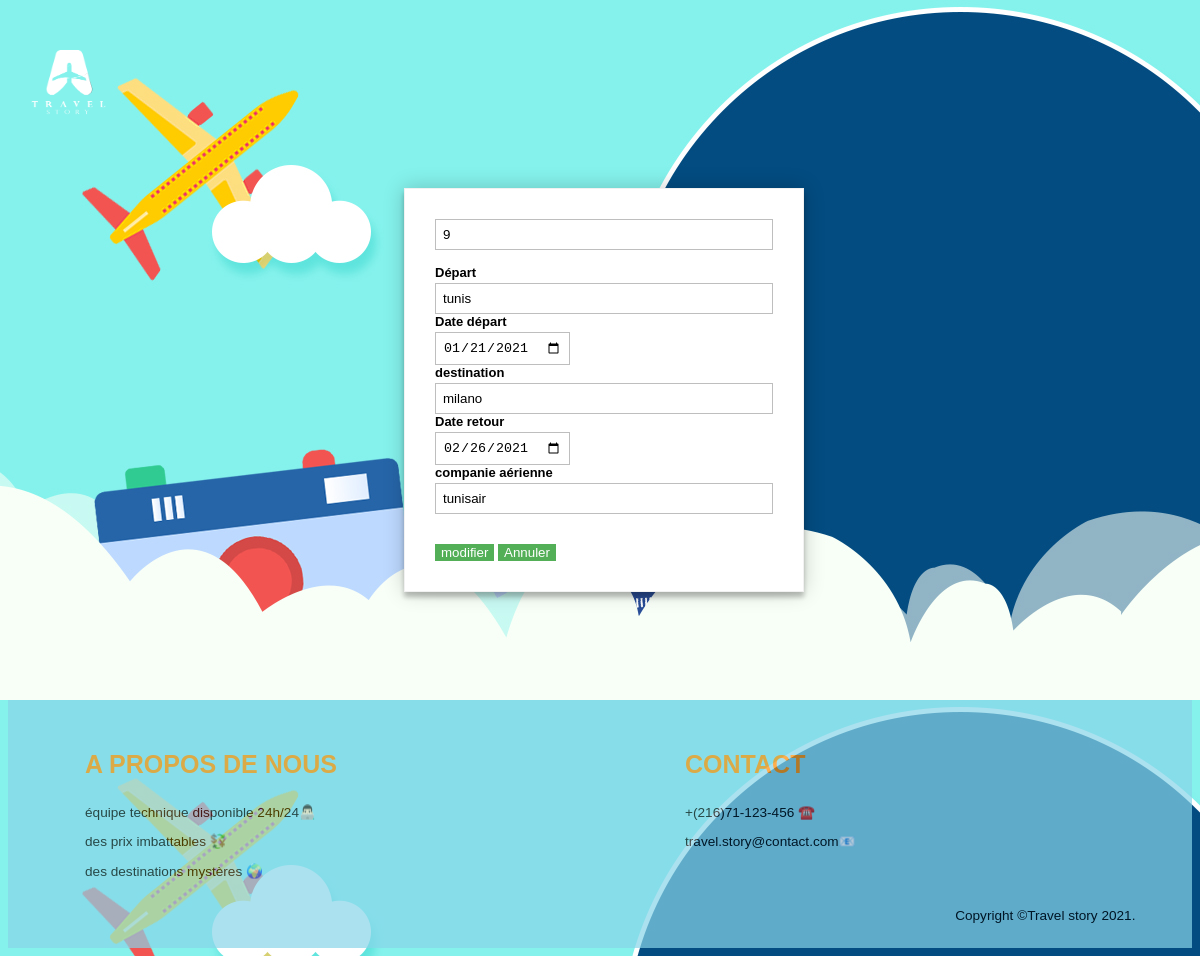
The page /php/update_vols.php?numVol=9 on the database its author committed.
### tables this page shows
CREATE TABLE `vols` (
  `id` int(11) NOT NULL,
  `depart` varchar(50) NOT NULL,
  `date_depart` date NOT NULL,
  `destination` varchar(50) NOT NULL,
  `date_retour` date NOT NULL,
  `compagnie` varchar(20) NOT NULL
);

### php/update_vols.php (the view, shortened to what this page needs)
<?php
$objetPdo = new PDO('mysql:host=localhost;dbname=travel_story','root','');
$pdoStat = $objetPdo->prepare("SELECT * FROM vols WHERE id= :num");
$pdoStat->bindValue(':num',$_GET['numVol'],PDO::PARAM_INT);
$executeIsOk= $pdoStat->execute();
$vols = $pdoStat->fetch();
?>
<!DOCTYPE html>
<html lang="en">
<head>
    <link rel="stylesheet" href="../assets/css/dashboard.css">
</head>
<body>
    <nav>
    <a href="dashboard.php"><img src="../assets/images/logo.png" alt="logo" class="logo" height="150" width="120"></a>
    </nav>
<h1 id="vol">modifier Vol </h1>
<br>
      <div class="form-style-1" id="vols">
            <form action="modifiervol.php" method="POST" >
<div>
<input type="text" name="numVol" value="<?=$vols['id'];?>">
</div>
<div>
<br>
                <label for="depart" ><b>Départ</b></label>
                <input type="text" name="depart" value="<?=$vols['depart'];?>">
</div>
<div>
                <label for="date_depart" ><b>Date départ</b></label>
                <input type="date" name="date_depart" value="<?=$vols['date_depart'];?>">
</div>
<div>
                <label for="destination" ><b>destination</b></label>
                <input type="text" name="destination" value="<?=$vols['destination'];?>">
</div>
<div>
                <label for="date_retour" ><b>Date retour</b></label>
                <input type="date" name="date_retour" value="<?=$vols['date_retour'];?>">
</div>
<div>
                <label for="compagnie"><b>companie aérienne</b></label>
                <input type="text" name="compagnie" value="<?=$vols['compagnie'];?>">
</div>
<br>
<br>
                <button type="submit">modifier</button>
                <button type="reset">Annuler</button>
            </form>
            </div>
    <?php include 'footer.php' ?>
</body>
</html>

### assets/css/dashboard.css (style rules this page uses)
body { background-image: url('../images/travel_agency.jpg'); background-attachment: fixed; }
nav a { text-decoration: none; color: aliceblue; }
a { color: rgb(255, 17, 0); text-decoration: none; }
h1 { text-align: center; color: darkblue; font-family: "Lucida Sans Unicode", "Lucida Grande", Sans-Serif; }
#vols { display: flex; align-items: center; justify-content: center; height: 200px; }
#vols button { background-color: #53af57; color: white; border: none; cursor: pointer; }
body { font-family: Arial, sans-serif; }
.form-style-1 { margin:10px auto; max-width: 400px; padding: 20px 12px 10px 20px; font: 13px "Lucida Sans Unicode", "Lucida Grande", sans-serif; }
.form-style-1 label { margin:0 0 3px 0; padding:0px; display:block; font-weight: bold; }
.form-style-1 input[type=text], .form-style-1 input[type=date], .form-style-1 input[type=datetime], .form-style-1 input[type=number], .form-style-1 input[type=search], .form-style-1 input[type=time], .form-style-1 input[type=url], .form-style-1 input[type=email], textarea, select { box-sizing: border-box; -webkit-box-sizing: border-box; -moz-box-sizing: border-box; border:1px solid #BEBEBE; padding: 7px; margin:0px; -webkit-transition: all 0.30s ease-in-out; -moz-transition: all 0.30s ease-in-out; -ms-transition: all 0.30s ease-in-out; -o-transition: all 0.30s ease-in-out; outline: none; }

### assets/css/style.css (style rules this page uses)
form { width:100%; padding: 30px; border: 1px solid #f1f1f1; background: #fff; box-shadow: 0 0 20px 0 rgba(0, 0, 0, 0.2), 0 5px 5px 0 rgba(0, 0, 0, 0.24); }
input[type=text], input[type=password] { width: 100%; padding: 12px 20px; margin: 8px 0; display: inline-block; border: 1px solid #ccc; box-sizing: border-box; }

### rows shown on the page
vols: numVol "9", depart "tunis", date_depart "01/21/2021", destination "milano", date_retour "02/26/2021", compagnie "tunisair"
